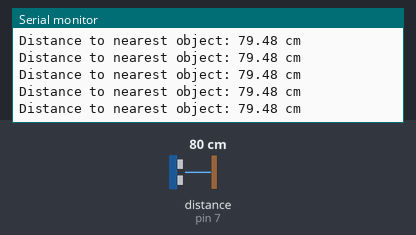
A sketch run on a simulated Arduino Uno, built with avr-gcc and run on an emulated ATmega328P. On the bench: the last lines printed to the serial monitor. Wiring (inferred from the names in the program): ultrasonic range finder: trigger pin 7; echo pin 7. The test bench sets the inputs (shaded band); at power-on: distance to the obstacle (sensor on pin 7) 80 cm. The echo pulse lasts 58.3 µs per cm.

Above: at 1.2 s.
1.3 s: distance to the obstacle (sensor on pin 7) set to 2 cm
At 2.4 s:
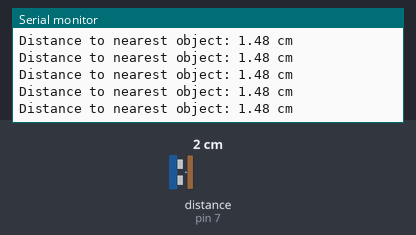
4.3 s: distance to the obstacle (sensor on pin 7) set to 18 cm
At 5.4 s:
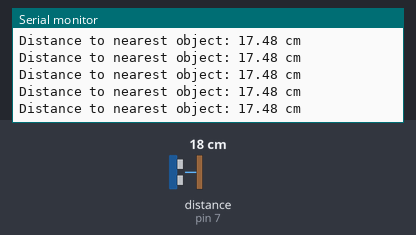
7.3 s: distance to the obstacle (sensor on pin 7) set to 4 cm
At 8.1 s:
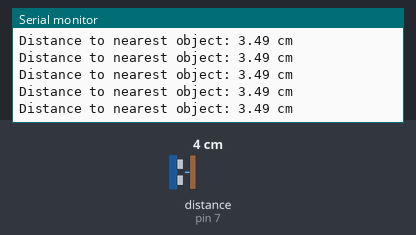
13.3 s: distance to the obstacle (sensor on pin 7) set to 35 cm
At 14.4 s:
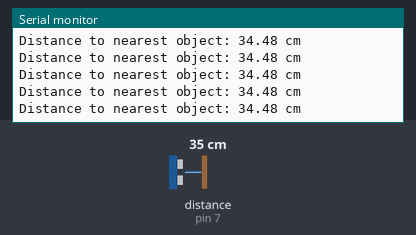
16.3 s: distance to the obstacle (sensor on pin 7) set to 9 cm
At 17.2 s:
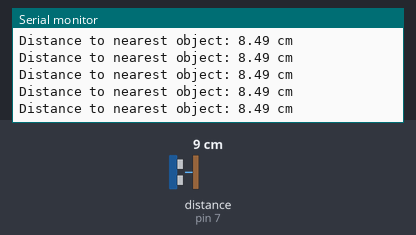
19.3 s: distance to the obstacle (sensor on pin 7) set to 60 cm
At 20.1 s:
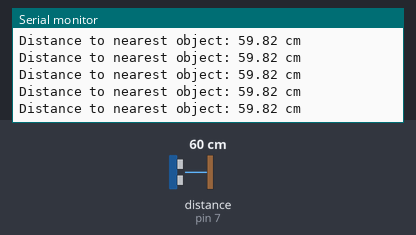
Timing chart, 0 to 22.3 s (numbered marks = the images above; inputs shaded):
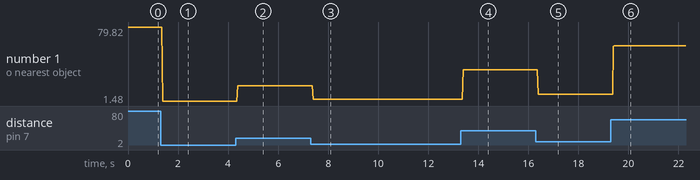

Measured:
- after the input at 1.3 s, the serial monitor: prints a new line after 0.09 s (image 1)
- after the input at 4.3 s, the serial monitor: prints a new line after 0.09 s (image 2)
- after the input at 7.3 s, the serial monitor: prints a new line after 0.09 s (image 3)
- after the input at 13.3 s, the serial monitor: prints a new line after 0.10 s (image 4)
- after the input at 16.3 s, the serial monitor: prints a new line after 0.10 s (image 5)
- after the input at 19.3 s, the serial monitor: prints a new line after 0.10 s (image 6)
- plotted number 1: 79.48 → 1.48 after the input at 1.3 s, 1.48 → 17.48 after the input at 4.3 s, 17.48 → 3.49 after the input at 7.3 s, 3.49 → 34.48 after the input at 13.3 s, 34.48 → 8.49 after the input at 16.3 s

The sketch:

Float.ino
```cpp
const unsigned int PING_SENSOR_IO_PIN = 7;
const unsigned int BAUD_RATE = 9600;
const float MICROSECONDS_PER_CM = 29.155;
const float MOUNTING_GAP = 0.2;
const float SENSOR_OFFSET = MOUNTING_GAP * MICROSECONDS_PER_CM * 2;

void setup() {
  Serial.begin(BAUD_RATE);
}
void loop() {
  const unsigned long duration = measure_distance();
  if (duration == 0)
    Serial.println("Warning: We did not get a pulse from sensor.");
  else
    output_distance(duration);
}

const float microseconds_to_cm(const unsigned long microseconds) {
  const float net_distance = max(0, microseconds - SENSOR_OFFSET);
  return net_distance / MICROSECONDS_PER_CM / 2;
}

const unsigned long measure_distance() {
  pinMode(PING_SENSOR_IO_PIN, OUTPUT);
  digitalWrite(PING_SENSOR_IO_PIN, LOW);
  delayMicroseconds(2);
  digitalWrite(PING_SENSOR_IO_PIN, HIGH);
  delayMicroseconds(5);
  digitalWrite(PING_SENSOR_IO_PIN, LOW);
  pinMode(PING_SENSOR_IO_PIN, INPUT);
  return pulseIn(PING_SENSOR_IO_PIN, HIGH);
}

void output_distance(const unsigned long duration) {
  Serial.print("Distance to nearest object: ");
  Serial.print(microseconds_to_cm(duration));
  Serial.println(" cm");
}
```
